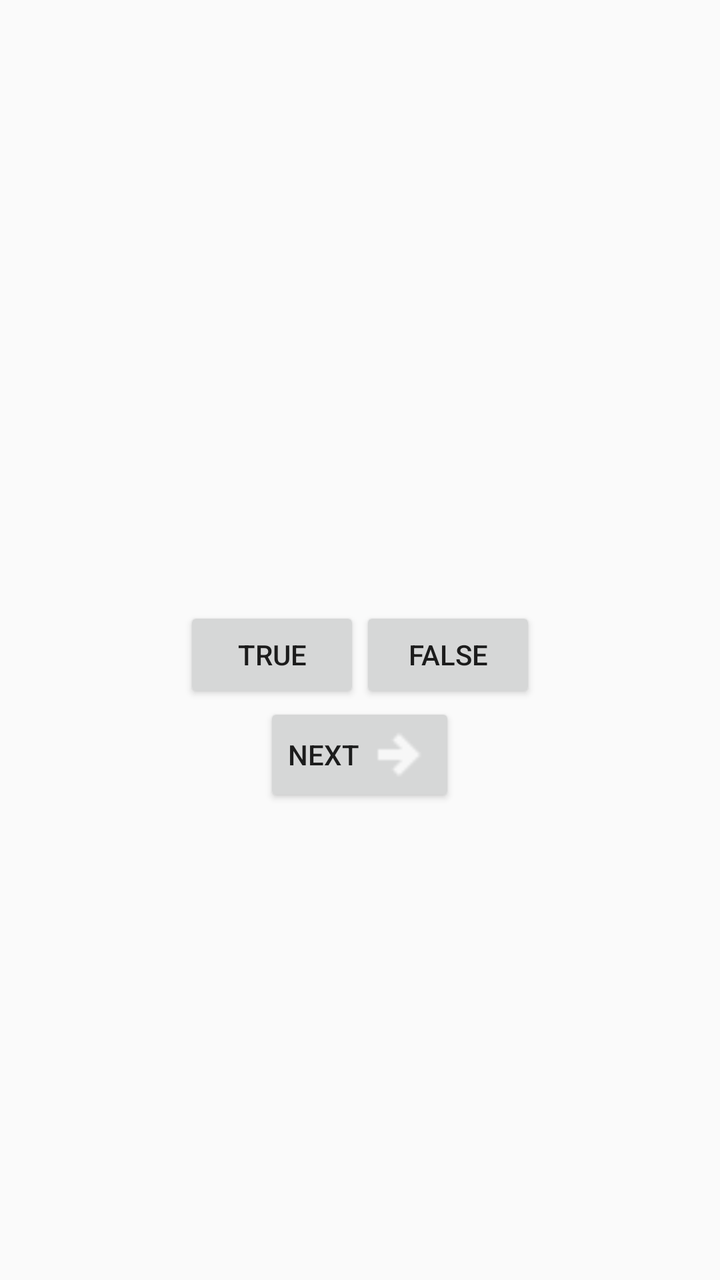
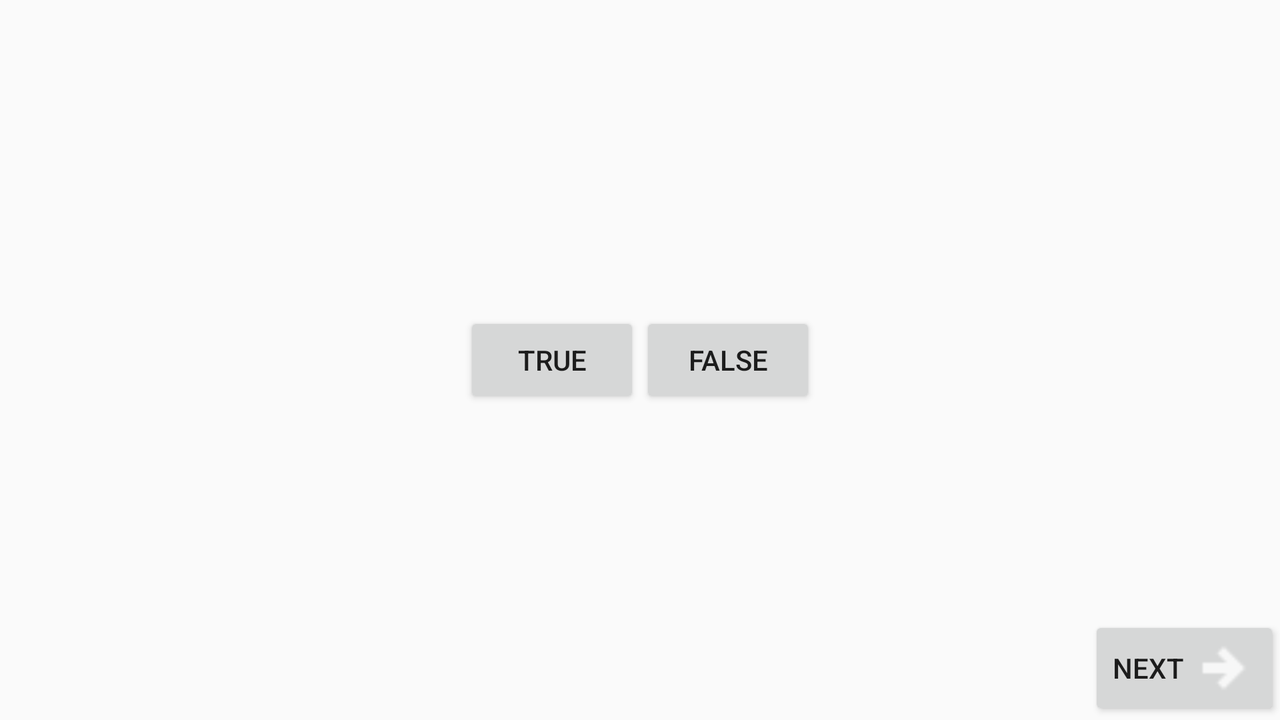

One screen, two layout resources from the same app: the default and the repository's alternative for another configuration. Each is rendered where Android would select it; the XML of both is given below.
<!-- AndroidManifest.xml: activity theme AppTheme.NoActionBar -->
<!-- res/layout/activity_quiz.xml -->
<LinearLayout xmlns:android="http://schemas.android.com/apk/res/android"
    android:layout_width="match_parent"
    android:layout_height="match_parent"
    android:gravity="center"
    android:orientation="vertical">

    <TextView
        android:layout_width="wrap_content"
        android:layout_height="wrap_content"
        android:padding="24dp"
        android:id="@+id/question_text_view" />

    <LinearLayout
        android:layout_width="wrap_content"
        android:layout_height="wrap_content"
        android:orientation="horizontal">

        <Button
            android:layout_width="wrap_content"
            android:layout_height="wrap_content"
            android:text="@string/true_button"
            android:id="@+id/true_button" />

        <Button
            android:id="@+id/false_button"
            android:layout_width="wrap_content"
            android:layout_height="wrap_content"
            android:text="@string/false_button" />

    </LinearLayout>
    <Button
        android:id="@+id/next_button"
        android:layout_width="wrap_content"
        android:layout_height="wrap_content"
        android:text="@string/next_button"
        android:drawableRight="@drawable/ic_arrow_right_bold"
        android:drawablePadding="4dp"/>
</LinearLayout>
<!-- resources referenced by this layout -->
<resources>
  <!-- drawable ic_arrow_right_bold: png bitmap (drawable-ldpi, 254 bytes) -->
  <string name="false_button">False</string>
  <string name="next_button">Next</string>
  <string name="true_button">True</string>
  <!-- from res/values-v21/ -->
  <style name="AppTheme.NoActionBar">
          <item name="windowActionBar">false</item>
          <item name="windowNoTitle">true</item>
          <item name="android:windowDrawsSystemBarBackgrounds">true</item>
          <item name="android:statusBarColor">@android:color/transparent</item>
      </style>
</resources>
<!-- res/layout-land/activity_quiz.xml (the repository's variant of the layout above) -->
<!-- drawn on the phone turned sideways -->
<FrameLayout
    xmlns:android="http://schemas.android.com/apk/res/android"
    android:layout_width="match_parent"
    android:layout_height="match_parent"
    >

    <TextView
        android:id="@+id/question_text_view"
        android:layout_width="wrap_content"
        android:layout_height="wrap_content"
        android:layout_gravity="center_horizontal"
        android:padding="24dp"/>

    <LinearLayout
        android:layout_width="wrap_content"
        android:layout_height="wrap_content"
        android:layout_gravity="center_vertical|center_horizontal"
        android:orientation="horizontal">

        <Button
            android:id="@+id/true_button"
            android:layout_width="wrap_content"
            android:layout_height="wrap_content"
            android:text="@string/true_button"/>

        <Button
            android:id="@+id/false_button"
            android:layout_width="wrap_content"
            android:layout_height="wrap_content"
            android:text="@string/false_button"/>

    </LinearLayout>

    <Button
        android:id="@+id/next_button"
        android:layout_width="wrap_content"
        android:layout_height="wrap_content"
        android:layout_gravity="bottom|right"
        android:drawablePadding="4dp"
        android:drawableRight="@drawable/ic_arrow_right_bold"
        android:text="@string/next_button"/>
</FrameLayout>
